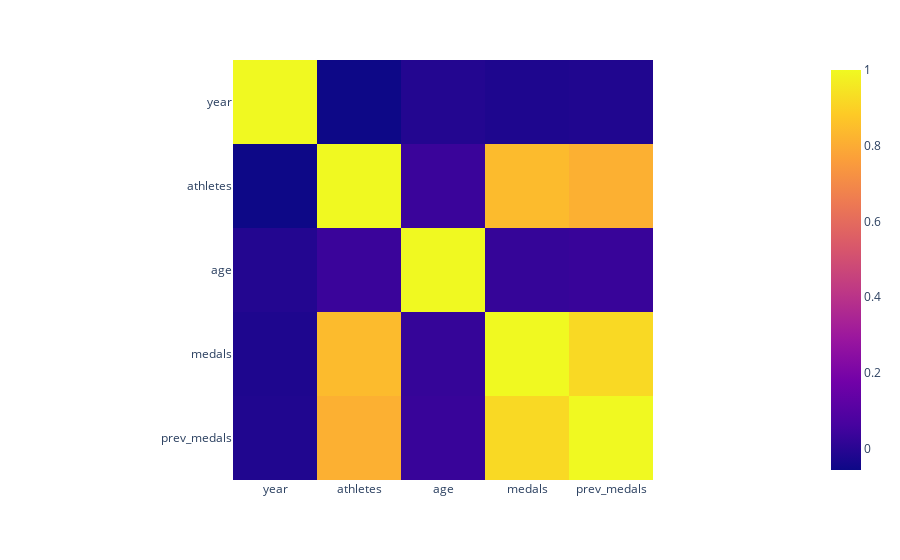

Here is the notebook cell this chart was saved with:
### Code cell
fig = px.imshow(data1.corr())
fig.show()

### Figure 1 — Plotly figure (JSON) as saved in the notebook; plotly's stock layout.template omitted (floating-point values rounded to 4 significant figures)
{"data": [{"coloraxis": "coloraxis", "hovertemplate": "x: %{x}<br>y: %{y}<br>color: %{z}<extra></extra>", "name": "0", "type": "heatmap", "x": ["year", "athletes", "age", "medals", "prev_medals"], "xaxis": "x", "y": ["year", "athletes", "age", "medals", "prev_medals"], "yaxis": "y", "z": [[1, -0.05696, -0.01218, -0.0216, -0.01792], [-0.05696, 1, 0.03636, 0.8408, 0.8106], [-0.01218, 0.03636, 1, 0.0251, 0.0326], [-0.0216, 0.8408, 0.0251, 1, 0.92], [-0.01792, 0.8106, 0.0326, 0.92, 1]]}], "layout": {"coloraxis": {"colorscale": [[0, "#0d0887"], [0.1111, "#46039f"], [0.2222, "#7201a8"], [0.3333, "#9c179e"], [0.4444, "#bd3786"], [0.5556, "#d8576b"], [0.6667, "#ed7953"], [0.7778, "#fb9f3a"], [0.8889, "#fdca26"], [1, "#f0f921"]]}, "margin": {"t": 60}, "xaxis": {"anchor": "y", "constrain": "domain", "domain": [0, 1], "scaleanchor": "y"}, "yaxis": {"anchor": "x", "autorange": "reversed", "constrain": "domain", "domain": [0, 1]}}}
